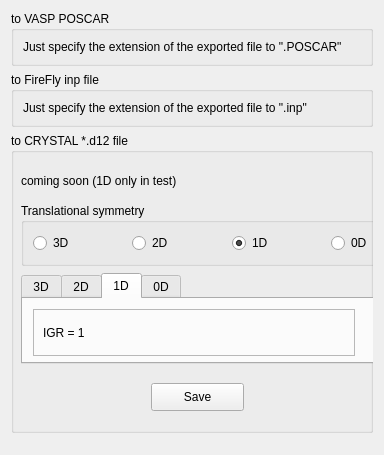
          <widget class="QWidget" name="page_10">
           <property name="geometry">
            <rect>
             <x>0</x>
             <y>0</y>
             <width>384</width>
             <height>455</height>
            </rect>
           </property>
           <attribute name="label">
            <string>Export</string>
           </attribute>
           <layout class="QVBoxLayout" name="verticalLayout_75">
            <item>
             <widget class="QGroupBox" name="groupBox_11">
              <property name="title">
               <string>to VASP POSCAR</string>
              </property>
              <layout class="QVBoxLayout" name="verticalLayout_74">
               <item>
                <widget class="QLabel" name="label_36">
                 <property name="text">
                  <string>Just specify the extension of the exported file to &quot;.POSCAR&quot;</string>
                 </property>
                </widget>
               </item>
              </layout>
             </widget>
            </item>
            <item>
             <widget class="QGroupBox" name="groupBox_24">
              <property name="title">
               <string>to FireFly inp file</string>
              </property>
              <layout class="QVBoxLayout" name="verticalLayout_73">
               <item>
                <widget class="QLabel" name="label_35">
                 <property name="text">
                  <string>Just specify the extension of the exported file to &quot;.inp&quot;</string>
                 </property>
                </widget>
               </item>
              </layout>
             </widget>
            </item>
            <item>
             <widget class="QGroupBox" name="groupBox_29">
              <property name="minimumSize">
               <size>
                <width>0</width>
                <height>300</height>
               </size>
              </property>
              <property name="title">
               <string>to CRYSTAL *.d12 file</string>
              </property>
              <widget class="QLabel" name="label_81">
               <property name="geometry">
                <rect>
                 <x>10</x>
                 <y>40</y>
                 <width>261</width>
                 <height>16</height>
                </rect>
               </property>
               <property name="text">
                <string>coming soon (1D only in test)</string>
               </property>
              </widget>
              <widget class="QGroupBox" name="groupBox_32">
               <property name="geometry">
                <rect>
                 <x>10</x>
                 <y>70</y>
                 <width>363</width>
                 <height>63</height>
                </rect>
               </property>
               <property name="title">
                <string>Translational symmetry</string>
               </property>
               <layout class="QHBoxLayout" name="horizontalLayout_122">
                <item>
                 <widget class="QRadioButton" name="radioButton">
                  <property name="text">
                   <string>3D</string>
                  </property>
                  <property name="checkable">
                   <bool>false</bool>
                  </property>
                  <property name="checked">
                   <bool>false</bool>
                  </property>
                 </widget>
                </item>
                <item>
                 <spacer name="horizontalSpacer_81">
                  <property name="orientation">
                   <enum>Qt::Horizontal</enum>
                  </property>
                  <property name="sizeHint" stdset="0">
                   <size>
                    <width>40</width>
                    <height>20</height>
                   </size>
                  </property>
                 </spacer>
                </item>
                <item>
                 <widget class="QRadioButton" name="radioButton_4">
                  <property name="text">
                   <string>2D</string>
                  </property>
                  <property name="checkable">
                   <bool>false</bool>
                  </property>
                 </widget>
                </item>
                <item>
                 <spacer name="horizontalSpacer_82">
                  <property name="orientation">
                   <enum>Qt::Horizontal</enum>
                  </property>
                  <property name="sizeHint" stdset="0">
                   <size>
                    <width>40</width>
                    <height>20</height>
                   </size>
                  </property>
                 </spacer>
                </item>
                <item>
                 <widget class="QRadioButton" name="crystal_d12_1d">
                  <property name="text">
                   <string>1D</string>
                  </property>
                  <property name="checked">
                   <bool>true</bool>
                  </property>
                 </widget>
                </item>
                <item>
                 <spacer name="horizontalSpacer_83">
                  <property name="orientation">
                   <enum>Qt::Horizontal</enum>
                  </property>
                  <property name="sizeHint" stdset="0">
                   <size>
                    <width>40</width>
                    <height>20</height>
                   </size>
                  </property>
                 </spacer>
                </item>
                <item>
                 <widget class="QRadioButton" name="radioButton_6">
                  <property name="text">
                   <string>0D</string>
                  </property>
                  <property name="checkable">
                   <bool>false</bool>
                  </property>
                 </widget>
                </item>
               </layout>
              </widget>
              <widget class="QTabWidget" name="tabWidget_7">
               <property name="geometry">
                <rect>
                 <x>10</x>
                 <y>140</y>
                 <width>361</width>
                 <height>91</height>
                </rect>
               </property>
               <property name="currentIndex">
                <number>2</number>
               </property>
               <widget class="QWidget" name="tab_25">
                <attribute name="title">
                 <string>3D</string>
                </attribute>
               </widget>
               <widget class="QWidget" name="tab_26">
                <attribute name="title">
                 <string>2D</string>
                </attribute>
               </widget>
               <widget class="QWidget" name="tab_27">
                <attribute name="title">
                 <string>1D</string>
                </attribute>
                <widget class="QFrame" name="frame_119">
                 <property name="geometry">
                  <rect>
                   <x>10</x>
                   <y>10</y>
                   <width>322</width>
                   <height>47</height>
                  </rect>
                 </property>
                 <property name="frameShape">
                  <enum>QFrame::StyledPanel</enum>
                 </property>
                 <property name="frameShadow">
                  <enum>QFrame::Raised</enum>
                 </property>
                 <layout class="QHBoxLayout" name="horizontalLayout_123">
                  <item>
                   <widget class="QLabel" name="label_90">
                    <property name="text">
                     <string>IGR = 1</string>
                    </property>
                   </widget>
                  </item>
                 </layout>
                </widget>
               </widget>
               <widget class="QWidget" name="tab_28">
                <attribute name="title">
                 <string>0D</string>
                </attribute>
               </widget>
              </widget>
              <widget class="QPushButton" name="FormIEd12Generate">
               <property name="geometry">
                <rect>
                 <x>140</x>
                 <y>250</y>
                 <width>93</width>
                 <height>28</height>
                </rect>
               </property>
               <property name="text">
                <string>Save</string>
               </property>
              </widget>
             </widget>
            </item>
            <item>
             <spacer name="verticalSpacer_26">
              <property name="orientation">
               <enum>Qt::Vertical</enum>
              </property>
              <property name="sizeHint" stdset="0">
               <size>
                <width>20</width>
                <height>529</height>
               </size>
              </property>
             </spacer>
            </item>
           </layout>
          </widget>
